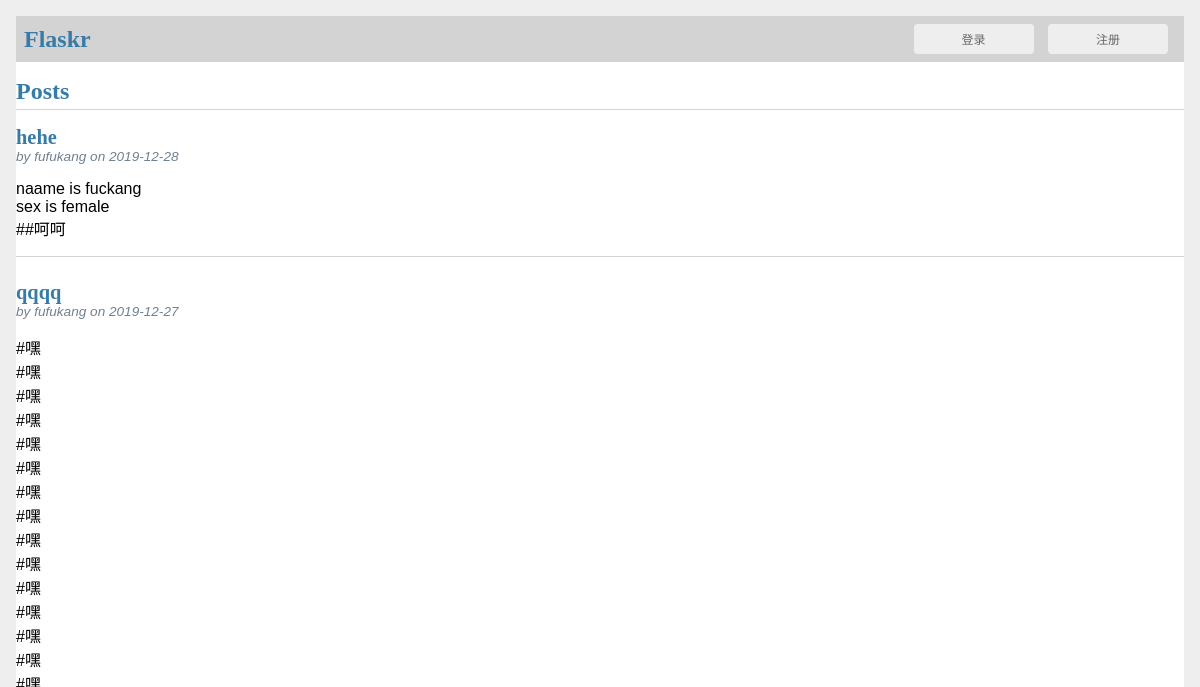
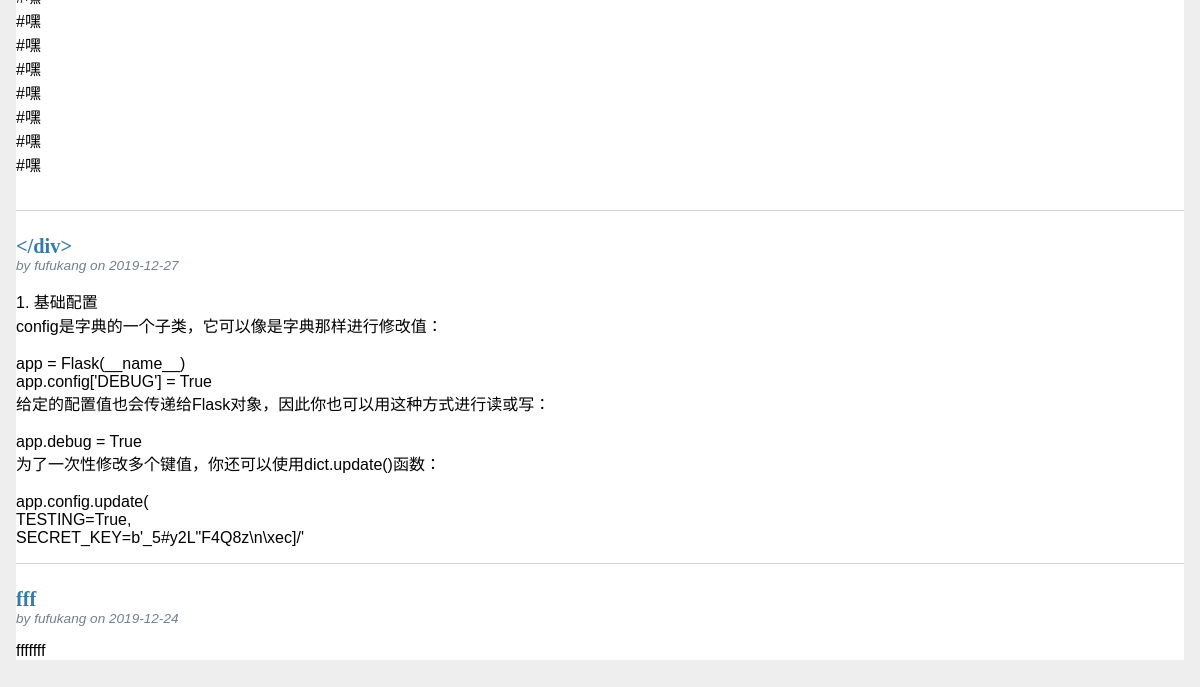
Before: / with the older database file (2 pictures, top to bottom).
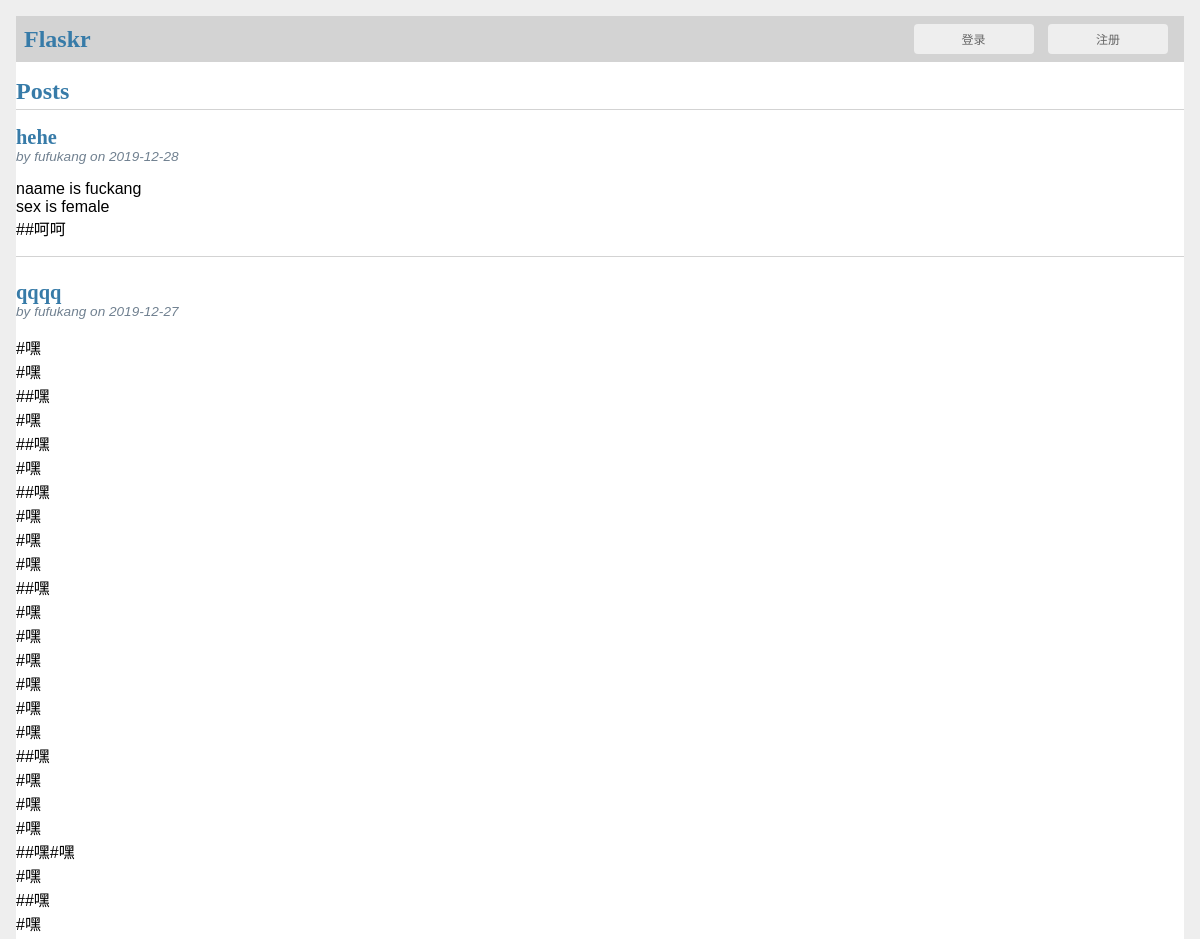
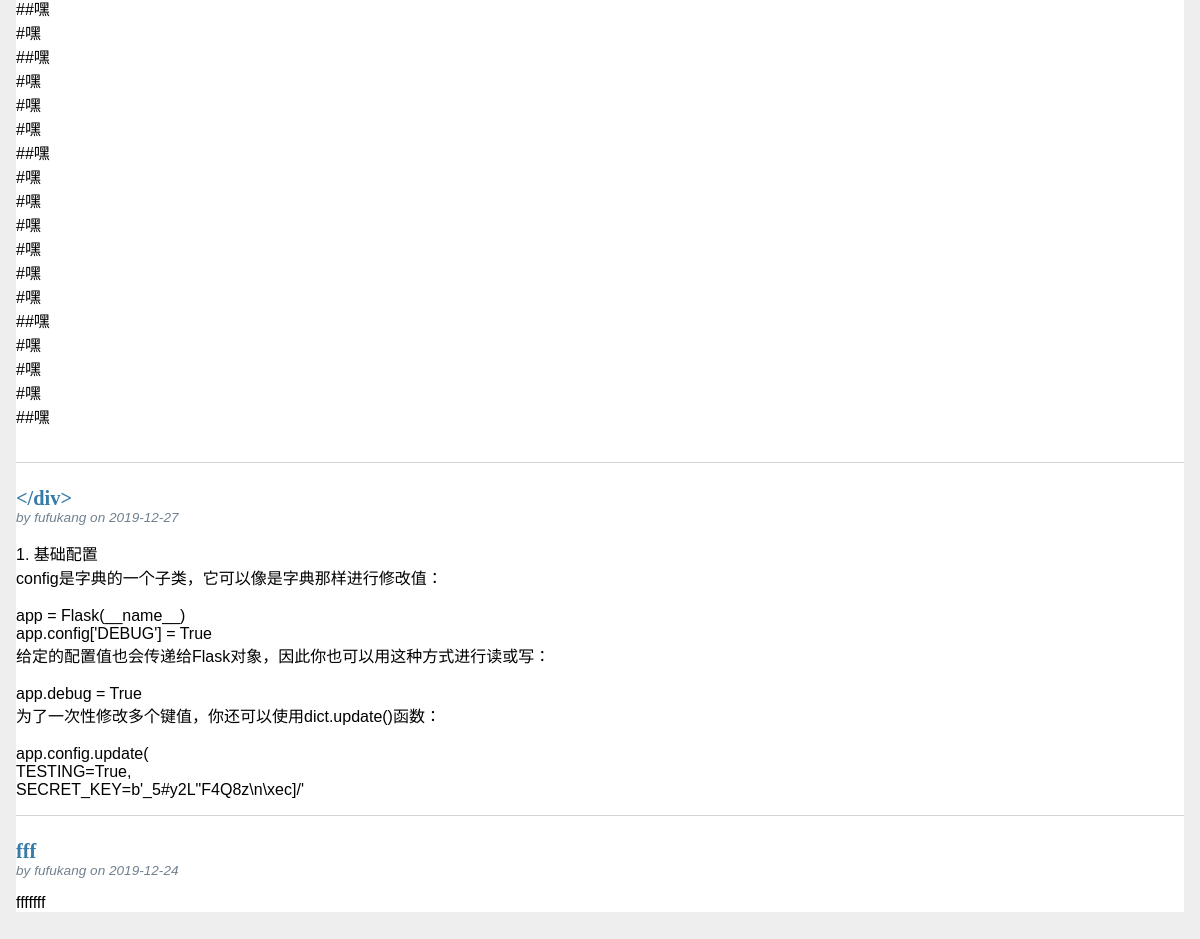
After: the same page with the newer database file (2 pictures, top to bottom).
### tables this page shows
CREATE TABLE post (
  id INTEGER PRIMARY KEY AUTOINCREMENT,
  author_id INTEGER NOT NULL,
  created TIMESTAMP NOT NULL DEFAULT CURRENT_TIMESTAMP,
  title TEXT NOT NULL,
  body TEXT NOT NULL,
  FOREIGN KEY (author_id) REFERENCES user (id)
);

CREATE TABLE user (
  id INTEGER PRIMARY KEY AUTOINCREMENT,
  username TEXT UNIQUE NOT NULL,
  password TEXT NOT NULL
);

### flaskr/blog.py (the view)
@bp.route('/')
def index():
    db = get_db()
    posts = db.execute(
        'SELECT p.id, title, body, created, author_id, username'
        ' FROM post p JOIN user u ON p.author_id = u.id'
        ' ORDER BY created DESC'
    ).fetchall()
    return render_template('blog/index.html', posts=posts)

### flaskr/auth.py (called while the page is built)
@bp.before_app_request
def load_logged_in_user():
    user_id = session.get('user_id')
    if user_id is None:
        g.user = None
    else:
        g.user = get_db().execute(
            'SELECT * FROM user WHERE id = ?', (user_id,)
        ).fetchone()

### flaskr/db.py (called while the page is built)
def get_db():
    if 'db' not in g:
        g.db = sqlite3.connect(
            current_app.config['DATABASE'],
            detect_types=sqlite3.PARSE_DECLTYPES
        )
        g.db.row_factory = sqlite3.Row
    return g.db

### flaskr/templates/blog/index.html (shortened to what this page needs)
{% extends 'base.html' %}
{% block header %}
  <h1>{% block title %}Posts{% endblock %}</h1>
{% endblock %}
{% block content %}
  {% for post in posts %}
    <article class="post">
      <header>
        <div>
          <h1>{{ post['title'] }}</h1>
          <div class="about">by {{ post['username'] }} on {{ post['created'].strftime('%Y-%m-%d') }}</div>
        </div>
      </header>
      <p class="body">{{ post['body'] }}</p>
    </article>
    {% if not loop.last %}
      <hr>
    {% endif %}
  {% endfor %}
{% endblock %}

Changed rows visible on the page:
changed post "qqqq": body "#嘿 #嘿 #嘿 #嘿 #嘿 #嘿 #嘿 #嘿 #嘿 #嘿 #嘿 #嘿 #嘿 #嘿 #嘿 #嘿 #嘿 #嘿 #嘿 #嘿 #嘿 #嘿" → "#嘿 #嘿 ##嘿 #嘿 ##嘿 #嘿 ##嘿 #嘿 #嘿 #嘿 ##嘿 #嘿 #嘿 #嘿 #嘿 #嘿 #嘿 ##嘿 #嘿 #嘿 #嘿 ##嘿#嘿 #嘿 ##嘿 #嘿 ##嘿 #嘿 ##嘿 #嘿 #嘿 #嘿 ##嘿 #嘿 #嘿 #嘿 #嘿 #嘿 #嘿 ##嘿 #嘿 #嘿 #嘿 ##嘿"
